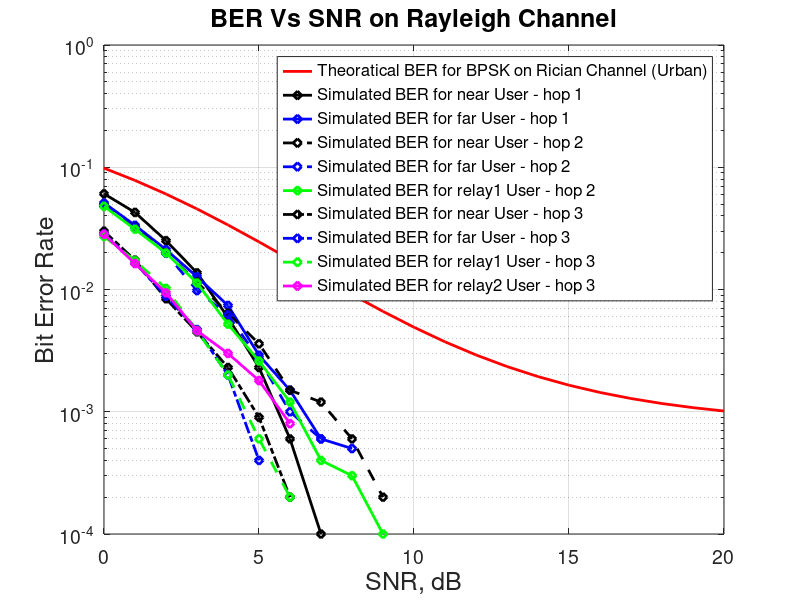

Reproduce this figure in MATLAB.
%ref:https://in.mathworks.com/matlabcentral/fileexchange/23498-mc-cdma
clc;
close all;
clear all;
k1=5; %Rician factor %ref: https://www.researchgate.net/publication/263669548_Probability_Distribution_of_Rician_K-Factor_in_Urban_Suburban_and_Rural_Areas_Using_Real-World_Captured_Data
mean=sqrt(k1/(k1+1));% mean
sigma=sqrt(1/(2*(k1+1)));%variance
N=10^4;  % Number of Bits for data_user1
d1 = 0.8; d2 = 500;    %Distances of users from base station (BS)
d3 = 5;
eta = 4;            %Path loss exponent

%% ------------------Hop 1------------------------------
users=1;            % Number of Users
%------------------Generation of Walsh code--------------------------------
n =16;                               %Number of  Data Sub-Carriers
walsh=hadamard(n);              
code1=walsh(2,:);                   %Taking 2nd row of walsh code for User1
code4=walsh(1,:);                   %Taking 2nd row of walsh code for User1
code2=walsh(4,:);   
code3=walsh(3,:); %Taking 3rd row of walsh code for User2
%------------------Generating data for User1-------------------------------                     
data_user1 = rand(1,N)>0.5;          % Generation of data for user1
data_user1bpsk = 2*data_user1-1;    % BPSK modulation 0 -> -1; 1 -> 0 

%------------------Spreading & IFFT for User1------------------------------
data_user11=data_user1bpsk';
spdata1_user1=data_user11*code1;    % Spreading 
spdata12=(spdata1_user1)';
ifftdata_user1=ifft(spdata12);      % Taking the IFFT
ifftdata12=ifftdata_user1';

%------------------Append Cyclic Prefix1 for User1-------------------------
y1=[ifftdata12(:,[(n-2):n]) ifftdata12];
transdata1=y1';
tx_user1=transdata1;                % Transmitting data for user1

%----------------------Adding data for Transmission of All User------------
x=tx_user1;
%----------------------Creating Rayleigh Channel---------------------------
Taps=4;                                        % Number of Taps
p1=1;                                       % Power of Tap1
p2=1;                                     % Power of Tap2
p3=1;                                     % Power of Tap3
p4=1;
gain1=sqrt(d1^-eta)*sqrt(p1/2)*[randn(1,N)*sigma+mean + j*randn(1,N)*sigma];   % Gain for Tap1
ch1=repmat(gain1,(n+3),1);     
data_channel1=sqrt(d1^-eta)*sqrt(p1/2)*x;  % Passing data through channel 

%% ------user 2 using same code but different channel
                  %Taking 2nd row of walsh code for User1
%------------------Generating data for User1-------------------------------                          
data_user2= rand(1,N)>0.5;          % Generation of data for user1
data_user2bpsk = 2*data_user2-1;    % BPSK modulation 0 -> -1; 1 -> 0 

%------------------Spreading & IFFT for User1------------------------------
data_user22=data_user2bpsk';
spdata1_user2=data_user22*code1;    % Spreading 
spdata122=(spdata1_user2)';
ifftdata_user2=ifft(spdata122);      % Taking the IFFT
ifftdata122=ifftdata_user2';

%------------------Append Cyclic Prefix1 for User1-------------------------
y2=[ifftdata122(:,[(n-2):n]) ifftdata122];
transdata2=y2';
tx_user2=transdata2;                % Transmitting data for user1

%----------------------Adding data for Transmission of All User------------
x2=tx_user2;
%----------------------Creating Rayleigh Channel---------------------------
Taps=4;                                        % Number of Taps
%p1=1;                                       % Power of Tap1
%p2=1;                                     % Power of Tap2
%p3=1;                                     % Power of Tap3
%p4=1;
gain1s=sqrt(d2^-eta)*sqrt(p1/2)*[randn(1,N)*sigma+mean + j*randn(1,N)*sigma];   % Gain for Tap1
gain2s=sqrt(p2/2)*[randn(1,N)*sigma+mean + j*randn(1,N)*sigma];   % Gain for Tap2
gain3s=sqrt(p3/2)*[randn(1,N)*sigma+mean + j*randn(1,N)*sigma];   % Gain for Tap3
gain4s=sqrt(p4/2)*[randn(1,N)*sigma+mean + j*randn(1,N)*sigma];   % Gain for Tap4
x110=x2(:);
x120=reshape(x110,1,length(x110));
i=1:length(x120);        
delay1=1; 
for i=delay1+1:length(x120) % Producing one sample delay in Tap2 w.r.t. Tap1
   x13(i)=x2(i-delay1);
end
delay2=2;
for i=delay2+1:length(x120) % Producing two sample delay in Tap2 w.r.t. Tap1
   x14(i)=x2(i-delay2);
end
delay3=3;
for i=delay3+1:length(x120) % Producing three sample delay in Tap2 w.r.t. Tap1
   x15(i)=x2(i-delay3);
end
x111=reshape(x13,(n+3),length(x13)/(n+3));
x222=reshape(x14,(n+3),length(x14)/(n+3));
x333=reshape(x15,(n+3),length(x15)/(n+3));
ch11=repmat(gain1s,(n+3),1);     
ch22=repmat(gain2s,(n+3),1);
ch33=repmat(gain3s,(n+3),1);
ch44=repmat(gain4s,(n+3),1);
data_channel2=x2.*ch11+x111.*ch22+x222.*ch33+x333.*ch44;  % Passing data through channel 
%------------------------Addition of AWGN noise ---------------------------
data_channel =data_channel1+ data_channel2;
data_noise=data_channel(:);
data_noise=reshape(data_noise,1,length(data_noise));
noise = 1/sqrt(2)*[randn(1,length(data_noise)) + j*randn(1,length(data_noise))]; 

%% ------ receiver ---------------------
snr = [0:20];                 % multiple Eb/N0 values

for i = 1:length(snr)
y2= data_noise + (sqrt(1)*10^(-snr(i)/20))*noise; %Addition of Noise
  
%--------------------------Receiver ---------------------------------------
data_received2 = y2;           %fadded data received with awgn noise
%---------------------Removing Cyclic Prefix-------------------------------
rx1=reshape(data_received2,(n+3),length(data_received2)/(n+3));
rx12=rx1';
rx13 = rx12(:,[(4:(n+3))]); 
rx14=rx13';

%-----------------Taking FFT ----------------------------------------------
fft_data_received2 =fft(rx14);

%----------------equilization of the channel-------------------------------
data_equilized1=fft_data_received2;
%/sqrt(d1^-eta)*sqrt(p1/2);
channel_response2=fft([gain1s;gain2s;gain3s;gain4s],n);
data_equilized2=fft_data_received2.*conj(channel_response2);

%----------------BER of Data User1-----------------------------------------
recdata112=(data_equilized2'*code1')';
x11_hat = ones(1,N);
x11_hat(recdata112<0) = -1;
recdata11=(data_equilized1'*code1'-x11_hat')';
recdata12=real(recdata11)>0;
errors_user1(i) = size(find([data_user1- recdata12]),2); %Errors for User1
SBer1 = errors_user1/N;                              % simulated ber user1
                             
% simulated ber user2
% sic decoding
x12_hat = ones(1,N);
x12_hat(recdata11<0) = -1;
%recdata22=((data_equilized2'*code1') - x12_hat')';
recdata22=(data_equilized2'*code1' - x12_hat')';
recdata122=real(recdata22)>0;
errors_user2(i) = size(find([data_user2- recdata122]),2); %Errors for User1
SBer2 = errors_user2/N;                              % simulated ber user1

end

%% ------------------Hop 2------------------------------

users=2;            % Number of Users
%------------------Generation of Walsh code--------------------------------

%------------------est for User11-------------------------------

%------------------Spreading & IFFT for User1------------------------------
estdata_user11bpsk = 2*recdata12-1;    % BPSK modulation 0 -> -1; 1 -> 0 
estdata_user11=estdata_user11bpsk';
spdata1_user11=estdata_user11*code1;    % Spreading 
spdata11=(spdata1_user11)';
ifftdata_user11=ifft(spdata11);      % Taking the IFFT
ifftdata11=ifftdata_user11';
%------------------Append Cyclic Prefix1 for User1-------------------------
y11=[ifftdata11(:,[(n-2):n]) ifftdata11];
transdata11=y11';
esttx_user11=transdata11;                % Transmitting data for user1

%------------------est for User12-------------------------------

%------------------Spreading & IFFT for User1------------------------------
estdata_user12bpsk = 2*recdata122-1;    % BPSK modulation 0 -> -1; 1 -> 0 
estdata_user12=estdata_user12bpsk';
spdata1_user12=estdata_user12*code3;    % Spreading 
spdata12=(spdata1_user12)';
ifftdata_user12=ifft(spdata12);      % Taking the IFFT
ifftdata12=ifftdata_user12';
%------------------Append Cyclic Prefix1 for User1-------------------------
y12=[ifftdata12(:,[(n-2):n]) ifftdata12];
transdata12=y12';
esttx_user12=transdata12;                % Transmitting data for user1

%------------------Generating data for User2-------------------------------
M=N;                             % Number of Bits for  data_user2
data_user3= rand(1,M)>0.5;          % Generation of data for user2
data_user2bpsk = 2*data_user3-1;    % BPSK modulation 0 -> -1; 1 -> 0 
%-----------------Spreading & IFFT for User2-------------------------------
data_user21=data_user2bpsk';
spdata2=data_user21*code2;          % Spreading 
spdata22=(spdata2)';
ifftdata_user2=ifft(spdata22);      % Taking the IFFT
ifftdata22=ifftdata_user2';
%-----------------Append Cyclic Prefix1 for User2--------------------------
y2=[ifftdata22(:,[(n-2):n]) ifftdata22];
transdata2=y2';
tx_user2=transdata2;                % Transmitting data for user2
%----------------------Adding data for Transmission of All User------------
x3=esttx_user11+esttx_user12+tx_user2;
%----------------------Creating a new Rayleigh Channel---------------------------
p1=1;                                       % Power of Tap1
p2=1;                                     % Power of Tap2
p3=1;                                     % Power of Tap3
p4=1;
gain1ss=sqrt(d3^-eta)*sqrt(p1/2)*[randn(1,N)*sigma+mean + j*randn(1,N)*sigma];   % Gain for Tap1
gain2ss=sqrt(p2/2)*[randn(1,N)*sigma+mean + j*randn(1,N)*sigma];   % Gain for Tap2
gain3ss=sqrt(p3/2)*[randn(1,N)*sigma+mean + j*randn(1,N)*sigma];   % Gain for Tap3
gain4ss=sqrt(p4/2)*[randn(1,N)*sigma+mean + j*randn(1,N)*sigma];   % Gain for Tap4
x111=x3(:);
x122=reshape(x111,1,length(x111));
i=1:length(x122);        
delay1=1; 
for i=delay1+1:length(x122) % Producing one sample delay in Tap2 w.r.t. Tap1
   x133(i)=x3(i-delay1);
end
delay2=2;
for i=delay2+1:length(x122) % Producing two sample delay in Tap2 w.r.t. Tap1
   x144(i)=x3(i-delay2);
end
delay3=3;
for i=delay3+1:length(x122) % Producing three sample delay in Tap2 w.r.t. Tap1
   x155(i)=x3(i-delay3);
end
x11=reshape(x133,(n+3),length(x133)/(n+3));
x22=reshape(x144,(n+3),length(x144)/(n+3));
x33=reshape(x155,(n+3),length(x155)/(n+3));
ch11=repmat(gain1ss,(n+3),1);     
ch22=repmat(gain2ss,(n+3),1);
ch33=repmat(gain3ss,(n+3),1);
ch44=repmat(gain4ss,(n+3),1);
data_channel2=x3.*ch11+x11.*ch22+x22.*ch33+x33.*ch44;  % Passing data through channel 

%------------------------Addition of AWGN noise ---------------------------
data_noise2=data_channel2(:);
data_noise22=reshape(data_noise2,1,length(data_noise2));
noise22 = 1/sqrt(2)*[randn(1,length(data_noise22)) + j*randn(1,length(data_noise22))]; 
               
for i = 1:length(snr)
y2 = data_noise22 + (sqrt(1)*10^(-snr(i)/20))*noise22; %Addition of Noise
  
%--------------------------Receiver ---------------------------------------
data_received2 =y2;           %fadded data received with awgn noise
%---------------------Removing Cyclic Prefix-------------------------------
rx1=reshape(data_received2,(n+3),length(data_received2)/(n+3));
rx12=rx1';
rx13 = rx12(:,[(4:(n+3))]); 
rx14=rx13';
%-----------------Taking FFT ----------------------------------------------
fft_data_received =fft(rx14);
%----------------equilization of the channel-------------------------------
channel_response22=fft([gain1ss;gain2ss;gain3ss;gain4ss],n);
data_equilized22=fft_data_received.*conj(channel_response22);
%----------------BER of Data User1-----------------------------------------

recdata11=(data_equilized22'*code1')';
recdata120=real(recdata11)>0;
errors_user11(i) = size(find([data_user1- recdata120]),2); %Errors for User1
SBer11 = errors_user11/N;                              % simulated ber user1
%----------------BER of Data source User2-----------------------------------------

x12_hat = ones(1,N);
x12_hat(recdata11<0) = -1;
recdata12=(data_equilized22'*code3')';
recdata122=real(recdata12)>0;
errors_user12(i) = size(find([data_user2- recdata122]),2); %Errors for User1
SBer12 = errors_user12/N;                              % simulated ber user1

%----------------BER of Data relay User2-----------------------------------------
recdata21=(data_equilized22'*code2')';
recdata22=real(recdata21)>0;
errors_user22(i) = size(find([data_user3- recdata22]),2); %Errors for User1
SBer22 = errors_user22/M;     

end

%% ------------------Hop 3------------------------------

users=4;            % Number of Users
%------------------Generation of Walsh code--------------------------------

%------------------est for User1-------------------------------

%------------------Spreading & IFFT for User1------------------------------
estdata_user1bpskhop3 = 2*recdata120-1;    % BPSK modulation 0 -> -1; 1 -> 0 
estdata_user111=estdata_user1bpskhop3';
spdata1_user111=estdata_user111*code1;    % Spreading 
spdata121=(spdata1_user111)';
ifftdata_user111=ifft(spdata121);      % Taking the IFFT
ifftdata12=ifftdata_user111';

%------------------Append Cyclic Prefix1 for User1-------------------------
y11=[ifftdata12(:,[(n-2):n]) ifftdata12];
transdata11=y11';
esttx_user11=transdata11;                % Transmitting data for user1

%------------------est for User2-------------------------------

%------------------Spreading & IFFT for User1------------------------------
estdata_user2bpskhop3 = 2*recdata122-1;    % BPSK modulation 0 -> -1; 1 -> 0 
estdata_user222=estdata_user2bpskhop3';
spdata1_user222=estdata_user222*code3;    % Spreading 
spdata222=(spdata1_user222)';
ifftdata_user22=ifft(spdata222);      % Taking the IFFT
ifftdata122=ifftdata_user22';

%------------------Append Cyclic Prefix1 for User1-------------------------
y222=[ifftdata122(:,[(n-2):n]) ifftdata122];
transdata222=y222';
esttx_user22=transdata222;                % Transmitting data for user1

%------------------est for User3-------------------------------

%------------------Spreading & IFFT for User1------------------------------
estdata_user3bpskhop3 = 2*recdata22-1;    % BPSK modulation 0 -> -1; 1 -> 0 
estdata_user333=estdata_user3bpskhop3';
spdata1_user333=estdata_user333*code2;    % Spreading 
spdata333=(spdata1_user333)';
ifftdata_user33=ifft(spdata333);      % Taking the IFFT
ifftdata33=ifftdata_user33';

%------------------Append Cyclic Prefix1 for User1-------------------------
y333=[ifftdata33(:,[(n-2):n]) ifftdata33];
transdata333=y333';
esttx_user33=transdata333;                % Transmitting data for user1

%------------------Generating data for User4-------------------------------
M=N;                             % Number of Bits for  data_user2
data_user4= rand(1,M)>0.5;          % Generation of data for user2
data_user4bpsk = 2*data_user4-1;    % BPSK modulation 0 -> -1; 1 -> 0 
%-----------------Spreading & IFFT for User2-------------------------------
data_user44=data_user4bpsk';
spdata4=data_user44*code4;          % Spreading 
spdata44=(spdata4)';
ifftdata_user4=ifft(spdata44);      % Taking the IFFT
ifftdata44=ifftdata_user4';
%-----------------Append Cyclic Prefix1 for User2--------------------------
y4=[ifftdata44(:,[(n-2):n]) ifftdata44];
transdata4=y4';
tx_user4=transdata4;                % Transmitting data for user2
%----------------------Adding data for Transmission of All User------------
x4=esttx_user11+esttx_user22+esttx_user33+tx_user4;
%----------------------Creating a new Rayleigh Channel---------------------------

gain1sss=sqrt(p1/2)*[randn(1,N)*sigma+mean + j*randn(1,N)*sigma];   % Gain for Tap1
gain2sss=sqrt(p2/2)*[randn(1,N)*sigma+mean + j*randn(1,N)*sigma];   % Gain for Tap2
gain3sss=sqrt(p3/2)*[randn(1,N)*sigma+mean + j*randn(1,N)*sigma];   % Gain for Tap3
gain4sss=sqrt(p4/2)*[randn(1,N)*sigma+mean + j*randn(1,N)*sigma];   % Gain for Tap4
x41=x4(:);
x42=reshape(x41,1,length(x41));
i=1:length(x42);        
delay1=1; 
for i=delay1+1:length(x42) % Producing one sample delay in Tap2 w.r.t. Tap1
   x43(i)=x4(i-delay1);
end
delay2=2;
for i=delay2+1:length(x42) % Producing two sample delay in Tap2 w.r.t. Tap1
   x44(i)=x4(i-delay2);
end
delay3=3;
for i=delay3+1:length(x42) % Producing three sample delay in Tap2 w.r.t. Tap1
   x45(i)=x4(i-delay3);
end
x1111=reshape(x43,(n+3),length(x43)/(n+3));
x2222=reshape(x44,(n+3),length(x44)/(n+3));
x3333=reshape(x45,(n+3),length(x45)/(n+3));
ch41=repmat(gain1sss,(n+3),1);     
ch42=repmat(gain2sss,(n+3),1);
ch43=repmat(gain3sss,(n+3),1);
ch44=repmat(gain4sss,(n+3),1);
data_channel4=x4.*ch41+x1111.*ch42+x2222.*ch43+x3333.*ch44;  % Passing data through channel 

%------------------------Addition of AWGN noise ---------------------------
data_noise4=data_channel4(:);
data_noise44=reshape(data_noise4,1,length(data_noise4));
noise44 = 1/sqrt(2)*[randn(1,length(data_noise44)) + j*randn(1,length(data_noise44))]; 

for i = 1:length(snr)
y4 = data_noise44 + (sqrt(1)*10^(-snr(i)/20))*noise44; %Addition of Noise
  
%--------------------------Receiver ---------------------------------------
data_received4 = y4;           %fadded data received with awgn noise
%---------------------Removing Cyclic Prefix-------------------------------
rx1=reshape(data_received4,(n+3),length(data_received4)/(n+3));
rx12=rx1';
rx13 = rx12(:,[(4:(n+3))]); 
rx14=rx13';
%-----------------Taking FFT ----------------------------------------------
fft_data_received4 =fft(rx14);

%----------------equilization of the channel-------------------------------
channel_response4=fft([gain1sss;gain2sss;gain3sss;gain4sss],n);
data_equilized4=fft_data_received4.*conj(channel_response4);

%----------------BER of Data User1-----------------------------------------
recdata110=(data_equilized4'*code1')';
recdata1200=real(recdata110)>0;
errors_user111(i) = size(find([data_user1- recdata1200]),2); %Errors for User1
SBer111 = errors_user111/N;                              % simulated ber user1

%----------------BER of Data User2-----------------------------------------
recdata2221=(data_equilized4'*code3')';
recdata222=real(recdata2221)>0;
errors_user222(i) = size(find([data_user2- recdata222]),2); %Errors for User1
SBer222 = errors_user222/M;                               % simulated ber user2

%----------------BER of Data User3-----------------------------------------
recdata3=(data_equilized4'*code2')';
recdata333=real(recdata3)>0;
errors_user333(i) = size(find([data_user3- recdata333]),2); %Errors for User1
SBer333 = errors_user333/M;                               % simulated ber user2

%----------------BER of Data User3-----------------------------------------
recdata4=(data_equilized4'*code4')';
recdata444=real(recdata4)>0;
errors_user444(i) = size(find([data_user4- recdata444]),2); %Errors for User1
SBer444 = errors_user444/M;                               % simulated ber user2
end

%% ------------------------Theoretical Result-------------------------------
snrlnr=10.^(snr/10);
TBerf = .5*erfc(sqrt(k1*snrlnr./(snrlnr+k1)));% theoretical BER fro Flat fadding
%% ------------------------Figures ------------------------
SBer1

figure
grid on;
semilogy(snr,TBerf,'r-','LineWidth',2);
hold on;
semilogy(snr,SBer1,'kd-','LineWidth',2);%far 
hold on;
semilogy(snr,SBer2,'bd-','LineWidth',2);%near
hold on;
semilogy(snr,SBer11,'kd--','LineWidth',2);%near2
hold on;
semilogy(snr,SBer12','bd--','LineWidth',2);%far2
hold on;
semilogy(snr,SBer22,'gd-','LineWidth',2);%%relay 1 hop2
hold on;
semilogy(snr,SBer111 ,'kd-.','LineWidth',2);%near 1 hop3
hold on;
semilogy(snr,SBer222 ,'bd-.','LineWidth',2);%far 1 hop3
hold on;
semilogy(snr,SBer333 ,'gd--','LineWidth',2);%relay 1 hop3
hold on;
semilogy(snr,SBer444 ,'md-','LineWidth',2);%relay 2 hop 3
axis([0 20 10^-4 1]);
set(gca,'fontsize',14) % say...default here is 10
grid on
legend('Theoratical BER for BPSK on Rician Channel (Urban)' ,'Simulated BER for near User - hop 1','Simulated BER for far User - hop 1','Simulated BER for near User - hop 2','Simulated BER for far User - hop 2','Simulated BER for relay1 User - hop 2','Simulated BER for near User - hop 3','Simulated BER for far User - hop 3','Simulated BER for relay1 User - hop 3','Simulated BER for relay2 User - hop 3','FontSize', 12);
xlabel('SNR, dB','FontSize', 18);
ylabel('Bit Error Rate','FontSize', 18);
title('BER Vs SNR on Rayleigh Channel','FontSize', 18)
